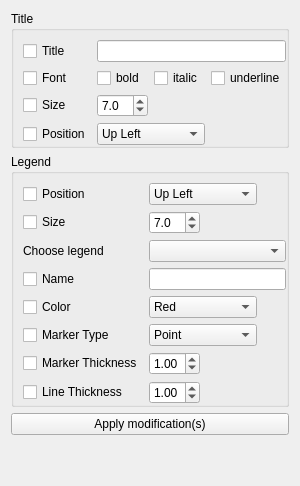
          <widget class="QWidget" name="plottingTab_titleLegendTab">
           <attribute name="title">
            <string>Title/Legend</string>
           </attribute>
           <layout class="QVBoxLayout" name="verticalLayout">
            <item>
             <widget class="QGroupBox" name="groupBox_2">
              <property name="sizePolicy">
               <sizepolicy hsizetype="Preferred" vsizetype="Fixed">
                <horstretch>0</horstretch>
                <verstretch>0</verstretch>
               </sizepolicy>
              </property>
              <property name="title">
               <string>Title</string>
              </property>
              <layout class="QGridLayout" name="gridLayout_15">
               <property name="rightMargin">
                <number>0</number>
               </property>
               <property name="bottomMargin">
                <number>0</number>
               </property>
               <item row="1" column="0">
                <widget class="QCheckBox" name="checkBox_5">
                 <property name="sizePolicy">
                  <sizepolicy hsizetype="Fixed" vsizetype="Fixed">
                   <horstretch>0</horstretch>
                   <verstretch>0</verstretch>
                  </sizepolicy>
                 </property>
                 <property name="text">
                  <string>Font</string>
                 </property>
                </widget>
               </item>
               <item row="1" column="2">
                <widget class="QCheckBox" name="checkBox_8">
                 <property name="sizePolicy">
                  <sizepolicy hsizetype="Fixed" vsizetype="Fixed">
                   <horstretch>0</horstretch>
                   <verstretch>0</verstretch>
                  </sizepolicy>
                 </property>
                 <property name="text">
                  <string>italic</string>
                 </property>
                </widget>
               </item>
               <item row="1" column="1">
                <widget class="QCheckBox" name="checkBox_7">
                 <property name="sizePolicy">
                  <sizepolicy hsizetype="Fixed" vsizetype="Fixed">
                   <horstretch>0</horstretch>
                   <verstretch>0</verstretch>
                  </sizepolicy>
                 </property>
                 <property name="text">
                  <string>bold</string>
                 </property>
                </widget>
               </item>
               <item row="3" column="0">
                <widget class="QCheckBox" name="checkBox_2">
                 <property name="sizePolicy">
                  <sizepolicy hsizetype="Fixed" vsizetype="Fixed">
                   <horstretch>0</horstretch>
                   <verstretch>0</verstretch>
                  </sizepolicy>
                 </property>
                 <property name="text">
                  <string>Position</string>
                 </property>
                </widget>
               </item>
               <item row="2" column="0">
                <widget class="QCheckBox" name="checkBox_6">
                 <property name="sizePolicy">
                  <sizepolicy hsizetype="Fixed" vsizetype="Fixed">
                   <horstretch>0</horstretch>
                   <verstretch>0</verstretch>
                  </sizepolicy>
                 </property>
                 <property name="text">
                  <string>Size</string>
                 </property>
                </widget>
               </item>
               <item row="0" column="0">
                <widget class="QCheckBox" name="checkBox_4">
                 <property name="sizePolicy">
                  <sizepolicy hsizetype="Fixed" vsizetype="Fixed">
                   <horstretch>0</horstretch>
                   <verstretch>0</verstretch>
                  </sizepolicy>
                 </property>
                 <property name="text">
                  <string>Title</string>
                 </property>
                </widget>
               </item>
               <item row="2" column="1">
                <widget class="QDoubleSpinBox" name="doubleSpinBox_7">
                 <property name="sizePolicy">
                  <sizepolicy hsizetype="Fixed" vsizetype="Fixed">
                   <horstretch>0</horstretch>
                   <verstretch>0</verstretch>
                  </sizepolicy>
                 </property>
                 <property name="decimals">
                  <number>1</number>
                 </property>
                 <property name="minimum">
                  <double>2.000000000000000</double>
                 </property>
                 <property name="maximum">
                  <double>20.000000000000000</double>
                 </property>
                 <property name="singleStep">
                  <double>0.500000000000000</double>
                 </property>
                 <property name="value">
                  <double>7.000000000000000</double>
                 </property>
                </widget>
               </item>
               <item row="1" column="3" colspan="2">
                <widget class="QCheckBox" name="checkBox_9">
                 <property name="sizePolicy">
                  <sizepolicy hsizetype="Fixed" vsizetype="Fixed">
                   <horstretch>0</horstretch>
                   <verstretch>0</verstretch>
                  </sizepolicy>
                 </property>
                 <property name="text">
                  <string>underline</string>
                 </property>
                </widget>
               </item>
               <item row="0" column="1" colspan="4">
                <widget class="QLineEdit" name="plottingTab_dataFile_lineEdit_2">
                 <property name="sizePolicy">
                  <sizepolicy hsizetype="Preferred" vsizetype="Fixed">
                   <horstretch>0</horstretch>
                   <verstretch>0</verstretch>
                  </sizepolicy>
                 </property>
                </widget>
               </item>
               <item row="3" column="1" colspan="2">
                <widget class="QComboBox" name="comboBox_2">
                 <item>
                  <property name="text">
                   <string>Up Left</string>
                  </property>
                 </item>
                 <item>
                  <property name="text">
                   <string>Up Centre</string>
                  </property>
                 </item>
                 <item>
                  <property name="text">
                   <string>Up Right</string>
                  </property>
                 </item>
                 <item>
                  <property name="text">
                   <string>Buttom Left</string>
                  </property>
                 </item>
                 <item>
                  <property name="text">
                   <string>Buttom Center</string>
                  </property>
                 </item>
                 <item>
                  <property name="text">
                   <string>Buttom Right</string>
                  </property>
                 </item>
                </widget>
               </item>
              </layout>
             </widget>
            </item>
            <item>
             <widget class="QGroupBox" name="groupBox_3">
              <property name="sizePolicy">
               <sizepolicy hsizetype="Preferred" vsizetype="Fixed">
                <horstretch>0</horstretch>
                <verstretch>0</verstretch>
               </sizepolicy>
              </property>
              <property name="title">
               <string>Legend</string>
              </property>
              <layout class="QGridLayout" name="gridLayout_16">
               <property name="rightMargin">
                <number>0</number>
               </property>
               <property name="bottomMargin">
                <number>0</number>
               </property>
               <item row="1" column="0">
                <widget class="QCheckBox" name="checkBox_3">
                 <property name="sizePolicy">
                  <sizepolicy hsizetype="Fixed" vsizetype="Fixed">
                   <horstretch>0</horstretch>
                   <verstretch>0</verstretch>
                  </sizepolicy>
                 </property>
                 <property name="text">
                  <string>Size</string>
                 </property>
                </widget>
               </item>
               <item row="3" column="0">
                <widget class="QCheckBox" name="checkBox_11">
                 <property name="sizePolicy">
                  <sizepolicy hsizetype="Fixed" vsizetype="Fixed">
                   <horstretch>0</horstretch>
                   <verstretch>0</verstretch>
                  </sizepolicy>
                 </property>
                 <property name="text">
                  <string>Name</string>
                 </property>
                </widget>
               </item>
               <item row="6" column="0">
                <widget class="QCheckBox" name="checkBox_17">
                 <property name="sizePolicy">
                  <sizepolicy hsizetype="Fixed" vsizetype="Fixed">
                   <horstretch>0</horstretch>
                   <verstretch>0</verstretch>
                  </sizepolicy>
                 </property>
                 <property name="text">
                  <string>Marker Thickness</string>
                 </property>
                </widget>
               </item>
               <item row="4" column="0">
                <widget class="QCheckBox" name="checkBox_12">
                 <property name="sizePolicy">
                  <sizepolicy hsizetype="Fixed" vsizetype="Fixed">
                   <horstretch>0</horstretch>
                   <verstretch>0</verstretch>
                  </sizepolicy>
                 </property>
                 <property name="text">
                  <string>Color</string>
                 </property>
                </widget>
               </item>
               <item row="2" column="0">
                <widget class="QLabel" name="label_12">
                 <property name="sizePolicy">
                  <sizepolicy hsizetype="Fixed" vsizetype="Preferred">
                   <horstretch>0</horstretch>
                   <verstretch>0</verstretch>
                  </sizepolicy>
                 </property>
                 <property name="text">
                  <string>Choose legend</string>
                 </property>
                </widget>
               </item>
               <item row="6" column="1">
                <widget class="QDoubleSpinBox" name="doubleSpinBox_8">
                 <property name="sizePolicy">
                  <sizepolicy hsizetype="Fixed" vsizetype="Fixed">
                   <horstretch>0</horstretch>
                   <verstretch>0</verstretch>
                  </sizepolicy>
                 </property>
                 <property name="minimum">
                  <double>0.500000000000000</double>
                 </property>
                 <property name="maximum">
                  <double>5.000000000000000</double>
                 </property>
                 <property name="singleStep">
                  <double>0.500000000000000</double>
                 </property>
                 <property name="value">
                  <double>1.000000000000000</double>
                 </property>
                </widget>
               </item>
               <item row="0" column="0">
                <widget class="QCheckBox" name="checkBox_10">
                 <property name="sizePolicy">
                  <sizepolicy hsizetype="Fixed" vsizetype="Fixed">
                   <horstretch>0</horstretch>
                   <verstretch>0</verstretch>
                  </sizepolicy>
                 </property>
                 <property name="text">
                  <string>Position</string>
                 </property>
                </widget>
               </item>
               <item row="5" column="0">
                <widget class="QCheckBox" name="checkBox_18">
                 <property name="sizePolicy">
                  <sizepolicy hsizetype="Fixed" vsizetype="Fixed">
                   <horstretch>0</horstretch>
                   <verstretch>0</verstretch>
                  </sizepolicy>
                 </property>
                 <property name="text">
                  <string>Marker Type</string>
                 </property>
                </widget>
               </item>
               <item row="7" column="1">
                <widget class="QDoubleSpinBox" name="doubleSpinBox_9">
                 <property name="sizePolicy">
                  <sizepolicy hsizetype="Fixed" vsizetype="Fixed">
                   <horstretch>0</horstretch>
                   <verstretch>0</verstretch>
                  </sizepolicy>
                 </property>
                 <property name="minimum">
                  <double>0.500000000000000</double>
                 </property>
                 <property name="maximum">
                  <double>5.000000000000000</double>
                 </property>
                 <property name="singleStep">
                  <double>0.500000000000000</double>
                 </property>
                 <property name="value">
                  <double>1.000000000000000</double>
                 </property>
                </widget>
               </item>
               <item row="7" column="0">
                <widget class="QCheckBox" name="checkBox_14">
                 <property name="sizePolicy">
                  <sizepolicy hsizetype="Fixed" vsizetype="Fixed">
                   <horstretch>0</horstretch>
                   <verstretch>0</verstretch>
                  </sizepolicy>
                 </property>
                 <property name="text">
                  <string>Line Thickness</string>
                 </property>
                </widget>
               </item>
               <item row="3" column="1" colspan="3">
                <widget class="QLineEdit" name="lineEdit_5"/>
               </item>
               <item row="2" column="1" colspan="3">
                <widget class="QComboBox" name="comboBox_3"/>
               </item>
               <item row="4" column="1" colspan="2">
                <widget class="QComboBox" name="comboBox_5">
                 <item>
                  <property name="text">
                   <string>Red</string>
                  </property>
                 </item>
                 <item>
                  <property name="text">
                   <string>Blue</string>
                  </property>
                 </item>
                 <item>
                  <property name="text">
                   <string>Green</string>
                  </property>
                 </item>
                 <item>
                  <property name="text">
                   <string>Yellow</string>
                  </property>
                 </item>
                </widget>
               </item>
               <item row="5" column="1" colspan="2">
                <widget class="QComboBox" name="comboBox_10">
                 <property name="sizePolicy">
                  <sizepolicy hsizetype="Preferred" vsizetype="Fixed">
                   <horstretch>0</horstretch>
                   <verstretch>0</verstretch>
                  </sizepolicy>
                 </property>
                 <item>
                  <property name="text">
                   <string>Point</string>
                  </property>
                 </item>
                 <item>
                  <property name="text">
                   <string>Cercle</string>
                  </property>
                 </item>
                 <item>
                  <property name="text">
                   <string>Square</string>
                  </property>
                 </item>
                 <item>
                  <property name="text">
                   <string>Diamand</string>
                  </property>
                 </item>
                 <item>
                  <property name="text">
                   <string>Cross</string>
                  </property>
                 </item>
                </widget>
               </item>
               <item row="0" column="1" colspan="2">
                <widget class="QComboBox" name="comboBox_4">
                 <item>
                  <property name="text">
                   <string>Up Left</string>
                  </property>
                 </item>
                 <item>
                  <property name="text">
                   <string>Up Center</string>
                  </property>
                 </item>
                 <item>
                  <property name="text">
                   <string>Up Right</string>
                  </property>
                 </item>
                 <item>
                  <property name="text">
                   <string>Middle Left</string>
                  </property>
                 </item>
                 <item>
                  <property name="text">
                   <string>Middle Center</string>
                  </property>
                 </item>
                 <item>
                  <property name="text">
                   <string>Middle Right</string>
                  </property>
                 </item>
                 <item>
                  <property name="text">
                   <string>Buttom Left</string>
                  </property>
                 </item>
                 <item>
                  <property name="text">
                   <string>Buttom Center</string>
                  </property>
                 </item>
                 <item>
                  <property name="text">
                   <string>Buttom Right</string>
                  </property>
                 </item>
                </widget>
               </item>
               <item row="1" column="1">
                <widget class="QDoubleSpinBox" name="doubleSpinBox_3">
                 <property name="sizePolicy">
                  <sizepolicy hsizetype="Fixed" vsizetype="Fixed">
                   <horstretch>0</horstretch>
                   <verstretch>0</verstretch>
                  </sizepolicy>
                 </property>
                 <property name="decimals">
                  <number>1</number>
                 </property>
                 <property name="minimum">
                  <double>2.000000000000000</double>
                 </property>
                 <property name="maximum">
                  <double>20.000000000000000</double>
                 </property>
                 <property name="singleStep">
                  <double>0.500000000000000</double>
                 </property>
                 <property name="value">
                  <double>7.000000000000000</double>
                 </property>
                </widget>
               </item>
              </layout>
             </widget>
            </item>
            <item>
             <widget class="QPushButton" name="pushButton_2">
              <property name="sizePolicy">
               <sizepolicy hsizetype="Preferred" vsizetype="Fixed">
                <horstretch>0</horstretch>
                <verstretch>0</verstretch>
               </sizepolicy>
              </property>
              <property name="text">
               <string>Apply modification(s)</string>
              </property>
             </widget>
            </item>
            <item>
             <spacer name="verticalSpacer_5">
              <property name="orientation">
               <enum>Qt::Vertical</enum>
              </property>
              <property name="sizeHint" stdset="0">
               <size>
                <width>20</width>
                <height>40</height>
               </size>
              </property>
             </spacer>
            </item>
           </layout>
          </widget>
